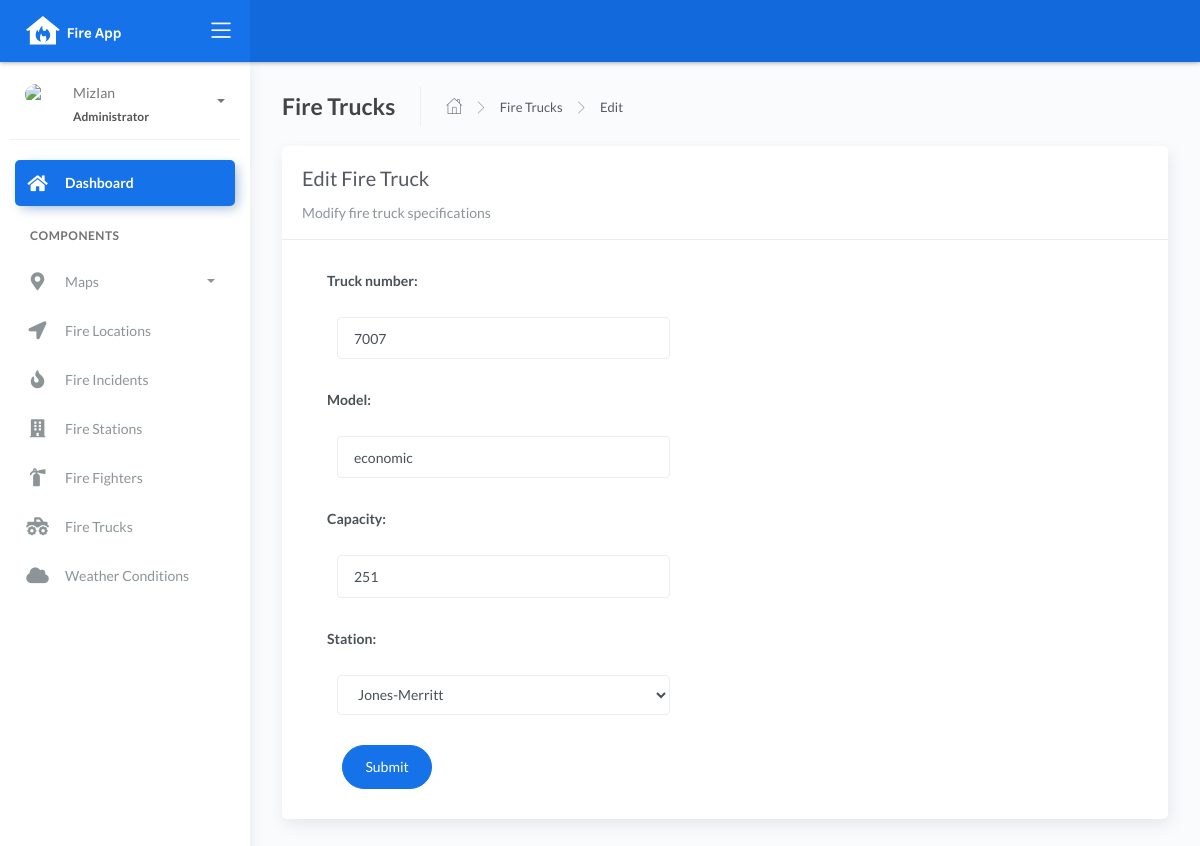
The app's page /firetruck_list/edit/1, older data.
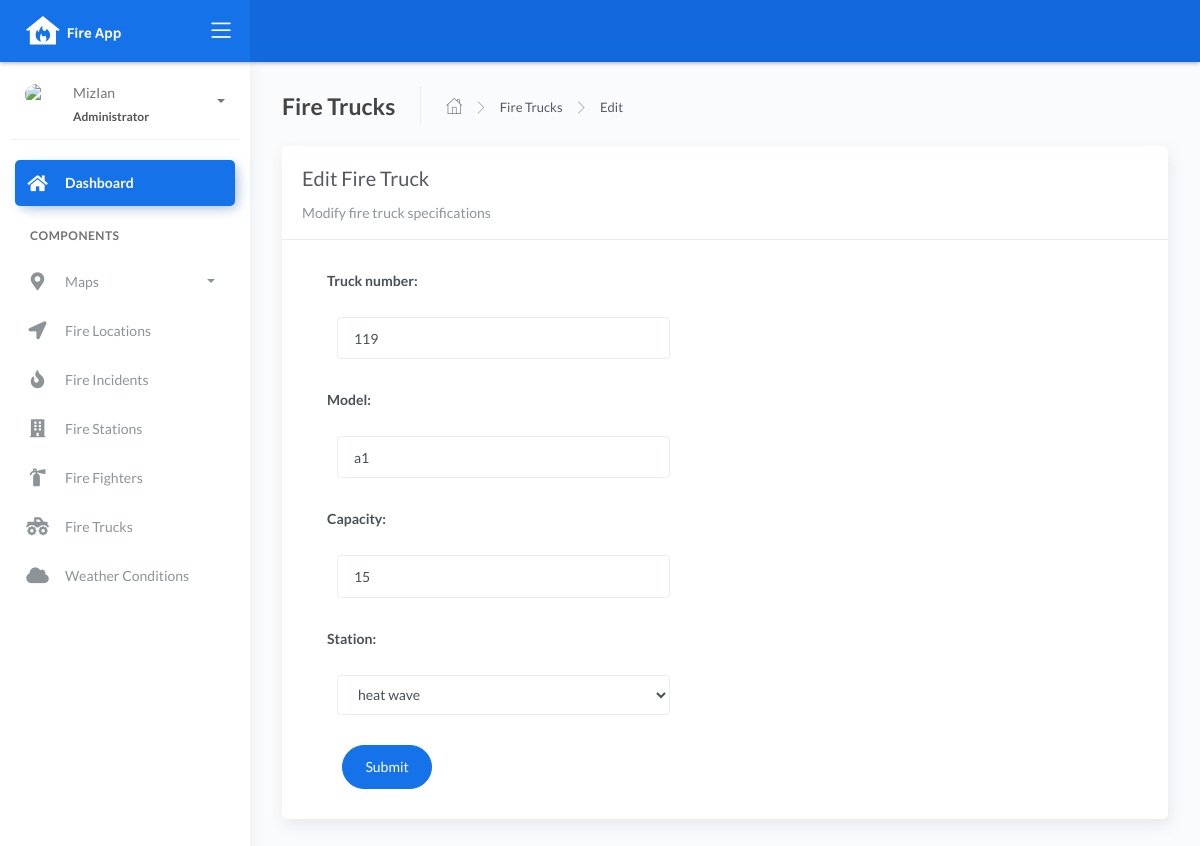
The same page, newer data.
### fire/models.py (models this page shows, shortened)
class BaseModel(models.Model):
    created_at = models.DateTimeField(auto_now_add=True, db_index=True)
    updated_at = models.DateTimeField(auto_now=True)
    class Meta:
        abstract = True

class FireTruck(BaseModel):
    truck_number = models.CharField(max_length=150)
    model = models.CharField(max_length=150)
    capacity = models.CharField(max_length=150)  # water
    station = models.ForeignKey(FireStation, on_delete=models.CASCADE)

### fire/views.py (the view)
# urls.py: path('firetruck_list/edit/<int:pk>', FireTruckUpdate.as_view(), name='firetruck-update'),
class FireTruckUpdate(UpdateView):
    model = FireTruck
    form_class = FireTruckForm
    template_name = "firetruck_edit.html"
    success_url = reverse_lazy('firetruck-list')

### fire/forms.py
class FireTruckForm(ModelForm):
    class Meta:
        model = FireTruck
        fields = "__all__"

### fire/models.py (called while the page is built)
    def __str__(self):
        return f"{self.name}"

### templates/firetruck_edit.html
{% extends 'base.html' %} {% load static %} {% block content %}
<div class="content">
    <div class="page-inner">
        <div class="page-header">
            <h4 class="page-title">Fire Trucks</h4>
            <ul class="breadcrumbs">
                <li class="nav-home">
                    <a href="{%url 'dashboard-chart' %}">
                    <i class="flaticon-home"></i>
                    </a>
                </li>
                <li class="separator">
                    <i class="flaticon-right-arrow"></i>
                </li>
                <li class="nav-item">
                    <a href="{% url 'firetruck-list' %}">Fire Trucks</a>
                </li>
                <li class="separator">
                    <i class="flaticon-right-arrow"></i>
                </li>
                <li class="nav-item">
                    <a href="#">Edit</a>
                </li>
            </ul>
        </div>
        <div class="row">
            <div class="col-md-12">
                <div class="card">
                    <div class="card-header">
                        <div class="card-title">Edit Fire Truck</div>
                        <div class="card-category">Modify fire truck specifications</div>
                    </div>
                    <div class="col-md-6">
                    <div class="card-body">
                        <form action="" method="post" novalidate>
                            {% csrf_token %} {% include 'includes/form.html' %}
                            <div class="form-group">
                                <div class="col-md-12 col-sm-3">
                                    <button type="submit" class="btn btn-primary btn-rounded">Submit</button>
                                </div>
                            </div>
                        </form>
                    </div>
                    </div>
                </div>
            </div>
        </div>
    </div>
</div>
{% endblock %}

### templates/includes/form.html (shortened to what this page needs)
{% load widget_tweaks %}
{% for field in form %}
<div class="field item form-group">
    <label>{{ field.label_tag }}</label>
  <div class="form-group">
    {% render_field field class="form-control" %}
  </div>
</div>
{% endfor %}

Row changes from the older to the newer data that the page shows:
changed FireTruck: truck_number "7007" → "119"; model "economic" → "a1"; capacity "251" → "15"; station "Jones-Merritt" → "heat wave"
